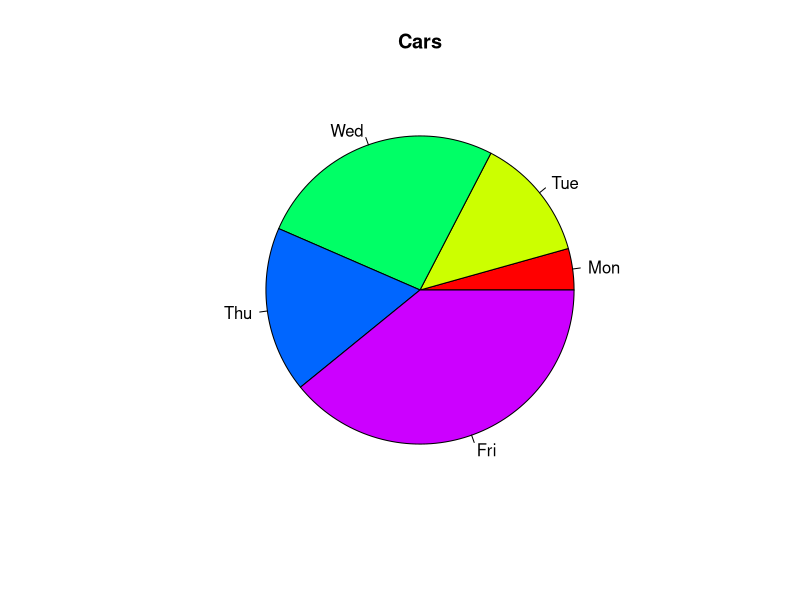
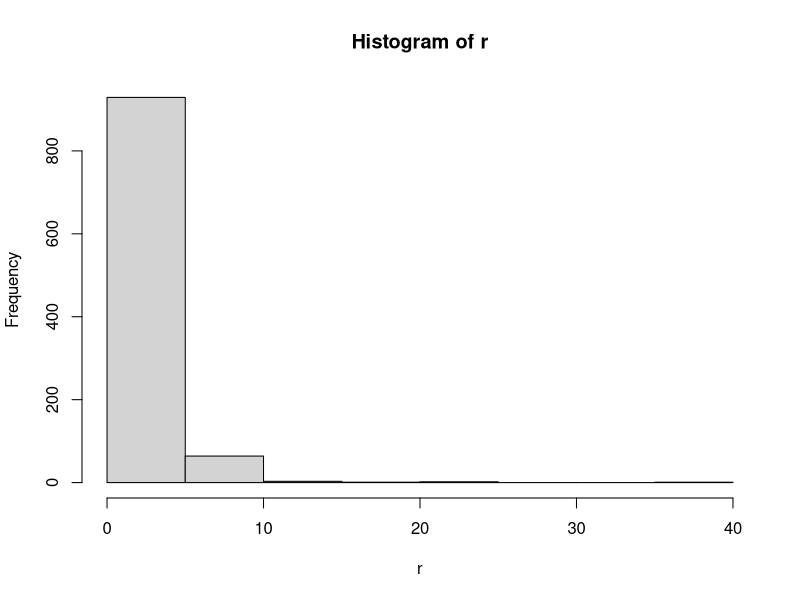

These figures' R source, in order:
# Define cars vector with 5 values
cars <- c(1, 3, 6, 4, 9)
# Create a pie chart with defined heading and
# custom colors and labels
pie(cars, main="Cars", col=rainbow(length(cars)),
   labels=c("Mon","Tue","Wed","Thu","Fri"))

# Get a random log-normal distribution

r <- rlnorm(1000)
hist(r)




